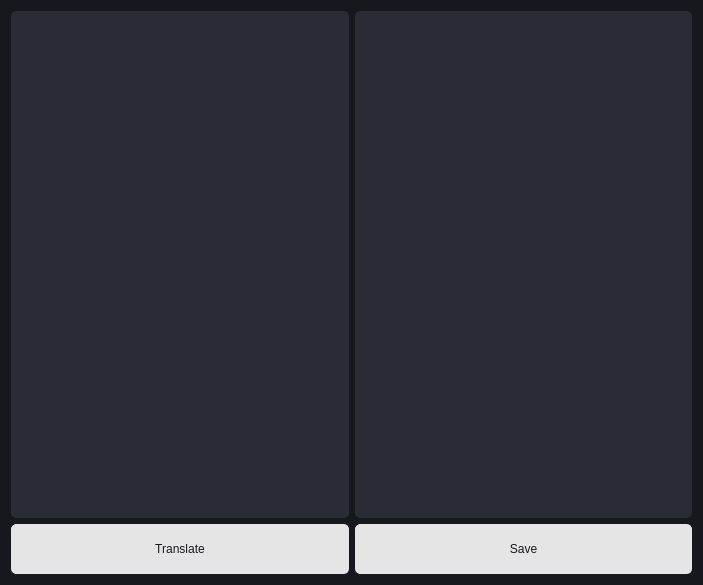
<?xml version="1.0" encoding="UTF-8"?>
<ui version="4.0">
 <class>Translate</class>
 <widget class="QDialog" name="Translate">
  <property name="geometry">
   <rect>
    <x>0</x>
    <y>0</y>
    <width>703</width>
    <height>585</height>
   </rect>
  </property>
  <property name="windowTitle">
   <string>Translate</string>
  </property>
  <property name="styleSheet">
   <string notr="true">* {
	background-color: #17181d;
	color: #ffffff;
}

QTextEdit {
background-color: #292c35;
border: 1px solid #292c35;
border-radius: 5px;
}

QPushButton {
	font: 63 20pt &quot;DejaVu Sans Mono&quot;;
	background-color: #e5e5e5;
	border: 1px solid #e5e5e5;
	border-radius: 5px;
	color: #17181d;
}
QPushButton:hover {
    border-radius:5px;
	border: 1px solid #a0a0a0;
	background-color: #a0a0a0;
    color: 17181d;
}

QPushButton:disabled {
	border-radius:5px;
	border: 1px solid gray;
    background-color: gray;
    color: 17181d;
}

QPushButton:pressed {
    border-radius:5px;
	border: 1px solid #808080;
	background-color: #808080;
    color: 17181d;
}
QHeaderView::section {
 background-color: #303030;
border:none;
 }

QScrollBar:vertical {
        background-color: #333333;
        width: 10px;
    }
    QScrollBar::handle:vertical {
        background-color: #555555;
        min-height: 20px;
    }
    QScrollBar::handle:vertical:hover {
        background-color: #777777;
    }
    QScrollBar::add-line:vertical,
    QScrollBar::sub-line:vertical {
        background: none;
    }
    QScrollBar::add-page:vertical,
    QScrollBar::sub-page:vertical {
        background: none;
    }</string>
  </property>
  <layout class="QVBoxLayout" name="verticalLayout">
   <item>
    <layout class="QHBoxLayout" name="horizontalLayout">
     <item>
      <widget class="QTextEdit" name="english_text">
       <property name="styleSheet">
        <string notr="true">font: 20pt &quot;DejaVu Sans&quot;;</string>
       </property>
      </widget>
     </item>
     <item>
      <widget class="QTextEdit" name="arabic_text">
       <property name="layoutDirection">
        <enum>Qt::RightToLeft</enum>
       </property>
       <property name="styleSheet">
        <string notr="true">font: 20pt &quot;DejaVu Sans&quot;;</string>
       </property>
      </widget>
     </item>
    </layout>
   </item>
   <item>
    <layout class="QHBoxLayout" name="horizontalLayout_2">
     <item>
      <widget class="QPushButton" name="translate_button">
       <property name="minimumSize">
        <size>
         <width>0</width>
         <height>50</height>
        </size>
       </property>
       <property name="text">
        <string>Translate</string>
       </property>
      </widget>
     </item>
     <item>
      <widget class="QPushButton" name="save_button">
       <property name="enabled">
        <bool>true</bool>
       </property>
       <property name="minimumSize">
        <size>
         <width>0</width>
         <height>50</height>
        </size>
       </property>
       <property name="text">
        <string>Save</string>
       </property>
       <property name="shortcut">
        <string/>
       </property>
      </widget>
     </item>
    </layout>
   </item>
  </layout>
 </widget>
 <resources/>
 <connections/>
</ui>
